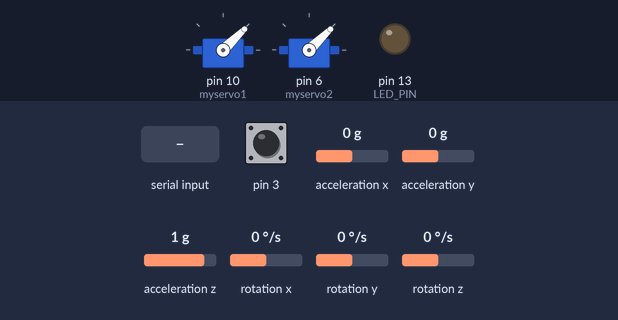
A sketch run on a simulated Arduino Leonardo, built with avr-gcc and run on an emulated ATmega32U4. Shown: 2 × servo, output pins drawn as LEDs (lit = HIGH). Dashed ring = blinking. The test bench sets the inputs (shaded band); at power-on: acceleration y 0 g, acceleration z 1 g, pin 3 HIGH, acceleration x 0 g, rotation x 0 °/s, rotation y 0 °/s, rotation z 0 °/s. The sensor or clock chip raises its interrupt line as the real part does; what the sketch prints to the serial monitor is not drawn.

Above: at 0.9 s.
1.0 s: "1\n" received over Serial
At 1.98 s:
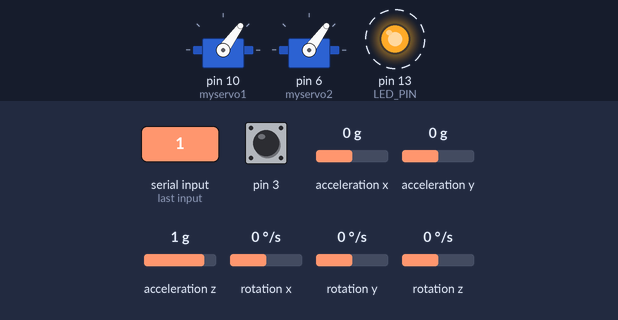
4.0 s: acceleration y set to -1.4 g
At 5.85 s:
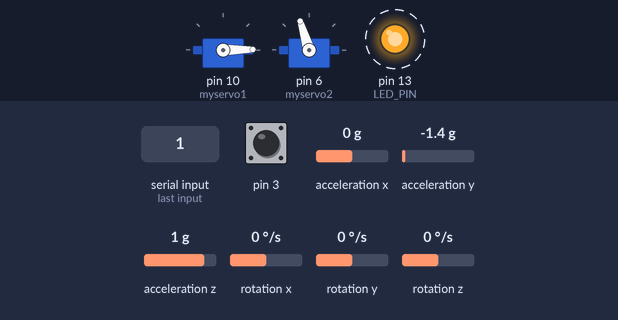
7.0 s: acceleration z set to -1.4 g
At 8.3 s:
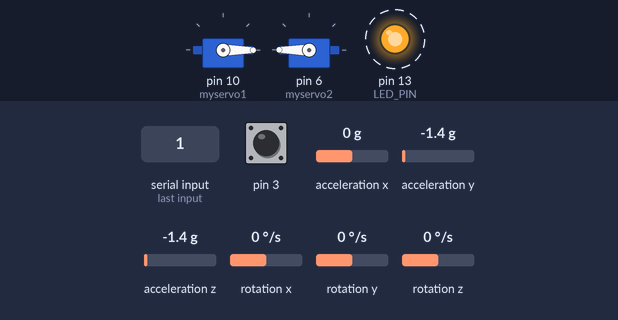
10.0 s: acceleration z set to -0.8 g
At 10.76 s:
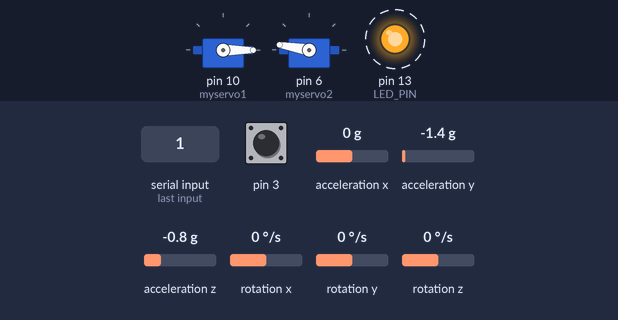
13.0 s: acceleration z set to 0 g
At 13.82 s:
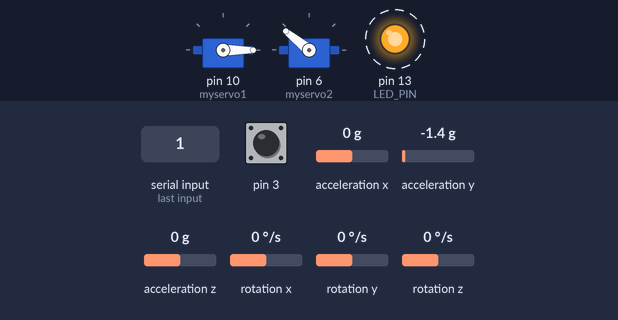
16.0 s: acceleration z set to 1.4 g
At 17.47 s:
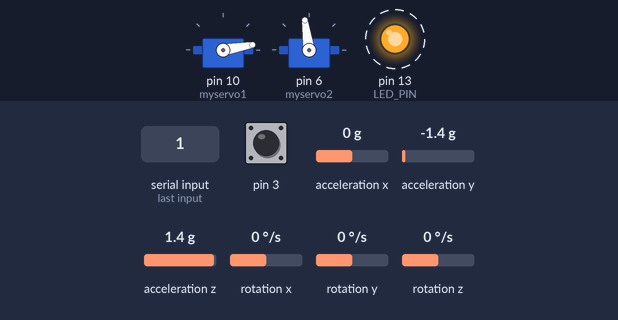
Timing chart, 0 to 20.0 s (numbered marks = the images above; inputs shaded):
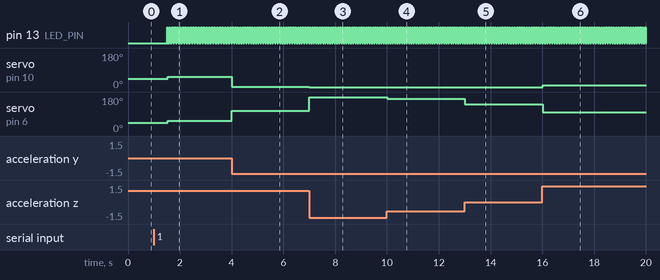

Measured:
- after the input at 1.0 s, pin 13 (LED_PIN): alternates HIGH for 0.01 s and LOW for 0.01 s, starting after 0.52 s; servo on pin 10 (myservo1), servo on pin 6 (myservo2): 44° → 54° after 0.53 s
- after the input at 4.0 s, servo on pin 10 (myservo1): 54° → 1° at once; servo on pin 6 (myservo2): 54° → 107° at once
- after the input at 7.0 s, servo on pin 10 (myservo1): 1° → 0° at once; servo on pin 6 (myservo2): 107° → 180° at once
- after the input at 10.0 s, servo on pin 6 (myservo2): 180° → 170° at once
- after the input at 13.0 s, servo on pin 6 (myservo2): 170° → 141° at once
- after the input at 16.0 s, servo on pin 10 (myservo1): 0° → 10° at once; servo on pin 6 (myservo2): 141° → 98° at once

The sketch:

ar_mpu_d.ino
```cpp
// I2C device class (I2Cdev) demonstration Arduino sketch for MPU6050 class using DMP (MotionApps v2.0)
// 6/21/2012 by Jeff Rowberg <jeff@rowberg.net>
// Updates should (hopefully) always be available at https://github.com/jrowberg/i2cdevlib
//
// Changelog:
//      2013-05-08 - added seamless Fastwire support
//                 - added note about gyro calibration
//      2012-06-21 - added note about Arduino 1.0.1 + Leonardo compatibility error
//      2012-06-20 - improved FIFO overflow handling and simplified read process
//      2012-06-19 - completely rearranged DMP initialization code and simplification
//      2012-06-13 - pull gyro and accel data from FIFO packet instead of reading directly
//      2012-06-09 - fix broken FIFO read sequence and change interrupt detection to RISING
//      2012-06-05 - add gravity-compensated initial reference frame acceleration output
//                 - add 3D math helper file to DMP6 example sketch
//                 - add Euler output and Yaw/Pitch/Roll output formats
//      2012-06-04 - remove accel offset clearing for better results (thanks Sungon Lee)
//      2012-06-01 - fixed gyro sensitivity to be 2000 deg/sec instead of 250
//      2012-05-30 - basic DMP initialization working

/* ============================================
  I2Cdev device library code is placed under the MIT license
  Copyright (c) 2012 Jeff Rowberg
  Permission is hereby granted, free of charge, to any person obtaining a copy
  of this software and associated documentation files (the "Software"), to deal
  in the Software without restriction, including without limitation the rights
  to use, copy, modify, merge, publish, distribute, sublicense, and/or sell
  copies of the Software, and to permit persons to whom the Software is
  furnished to do so, subject to the following conditions:
  The above copyright notice and this permission notice shall be included in
  all copies or substantial portions of the Software.
  THE SOFTWARE IS PROVIDED "AS IS", WITHOUT WARRANTY OF ANY KIND, EXPRESS OR
  IMPLIED, INCLUDING BUT NOT LIMITED TO THE WARRANTIES OF MERCHANTABILITY,
  FITNESS FOR A PARTICULAR PURPOSE AND NONINFRINGEMENT. IN NO EVENT SHALL THE
  AUTHORS OR COPYRIGHT HOLDERS BE LIABLE FOR ANY CLAIM, DAMAGES OR OTHER
  LIABILITY, WHETHER IN AN ACTION OF CONTRACT, TORT OR OTHERWISE, ARISING FROM,
  OUT OF OR IN CONNECTION WITH THE SOFTWARE OR THE USE OR OTHER DEALINGS IN
  THE SOFTWARE.
  ===============================================
*/

// I2Cdev and MPU6050 must be installed as libraries, or else the .cpp/.h files
// for both classes must be in the include path of your project
#include "I2Cdev.h"

#include "MPU6050_6Axis_MotionApps20.h"
//#include "MPU6050.h" // not necessary if using MotionApps include file
#include <Servo.h>
// Arduino Wire library is required if I2Cdev I2CDEV_ARDUINO_WIRE implementation
// is used in I2Cdev.h
#if I2CDEV_IMPLEMENTATION == I2CDEV_ARDUINO_WIRE
#include "Wire.h"
#endif
void myPID(float f_angle );
// class default I2C address is 0x68
// specific I2C addresses may be passed as a parameter here
// AD0 low = 0x68 (default for SparkFun breakout and InvenSense evaluation board)
// AD0 high = 0x69
MPU6050 mpu;
Servo myservo1;
Servo myservo2;
//MPU6050 mpu(0x69); // <-- use for AD0 high

/* =========================================================================
   NOTE: In addition to connection 3.3v, GND, SDA, and SCL, this sketch
   depends on the MPU-6050's INT pin being connected to the Arduino's
   external interrupt #0 pin. On the Arduino Uno and Mega 2560, this is
   digital I/O pin 2.
   ========================================================================= */

/* =========================================================================
   NOTE: Arduino v1.0.1 with the Leonardo board generates a compile error
   when using Serial.write(buf, len). The Teapot output uses this method.
   The solution requires a modification to the Arduino USBAPI.h file, which
   is fortunately simple, but annoying. This will be fixed in the next IDE
   release. For more info, see these links:
   http://arduino.cc/forum/index.php/topic,109987.0.html
   http://code.google.com/p/arduino/issues/detail?id=958
   ========================================================================= */


// uncomment "OUTPUT_READABLE_QUATERNION" if you want to see the actual
// quaternion components in a [w, x, y, z] format (not best for parsing
// on a remote host such as Processing or something though)
//#define OUTPUT_READABLE_QUATERNION

// uncomment "OUTPUT_READABLE_EULER" if you want to see Euler angles
// (in degrees) calculated from the quaternions coming from the FIFO.
// Note that Euler angles suffer from gimbal lock (for more info, see
// http://en.wikipedia.org/wiki/Gimbal_lock)
//#define OUTPUT_READABLE_EULER

// uncomment "OUTPUT_READABLE_YAWPITCHROLL" if you want to see the yaw/
// pitch/roll angles (in degrees) calculated from the quaternions coming
// from the FIFO. Note this also requires gravity vector calculations.
// Also note that yaw/pitch/roll angles suffer from gimbal lock (for
// more info, see: http://en.wikipedia.org/wiki/Gimbal_lock)
#define OUTPUT_READABLE_YAWPITCHROLL

// uncomment "OUTPUT_READABLE_REALACCEL" if you want to see acceleration
// components with gravity removed. This acceleration reference frame is
// not compensated for orientation, so +X is always +X according to the
// sensor, just without the effects of gravity. If you want acceleration
// compensated for orientation, us OUTPUT_READABLE_WORLDACCEL instead.
//#define OUTPUT_READABLE_REALACCEL

// uncomment "OUTPUT_READABLE_WORLDACCEL" if you want to see acceleration
// components with gravity removed and adjusted for the world frame of
// reference (yaw is relative to initial orientation, since no magnetometer
// is present in this case). Could be quite handy in some cases.
//#define OUTPUT_READABLE_WORLDACCEL

// uncomment "OUTPUT_TEAPOT" if you want output that matches the
// format used for the InvenSense teapot demo
#define OUTPUT_TEAPOT


#define LED_PIN 13 // (Arduino is 13, Teensy is 11, Teensy++ is 6)
bool blinkState = false;

// MPU control/status vars
bool dmpReady = false;  // set true if DMP init was successful
uint8_t mpuIntStatus;   // holds actual interrupt status byte from MPU
uint8_t devStatus;      // return status after each device operation (0 = success, !0 = error)
uint16_t packetSize;    // expected DMP packet size (default is 42 bytes)
uint16_t fifoCount;     // count of all bytes currently in FIFO
uint8_t fifoBuffer[64]; // FIFO storage buffer

// orientation/motion vars
Quaternion q;           // [w, x, y, z]         quaternion container
VectorInt16 aa;         // [x, y, z]            accel sensor measurements
VectorInt16 aaReal;     // [x, y, z]            gravity-free accel sensor measurements
VectorInt16 aaWorld;    // [x, y, z]            world-frame accel sensor measurements
VectorFloat gravity;    // [x, y, z]            gravity vector
float euler[3];         // [psi, theta, phi]    Euler angle container
float ypr[3];           // [yaw, pitch, roll]   yaw/pitch/roll container and gravity vector

///////////////////////////////////////
float kp = 0.5, ki = 0.0, kd = 0.0;
float Input, Output;
float errSum, dErr, error, lastErr;
int timeChange = 10;
///////////////////////////////////////////
// packet structure for InvenSense teapot demo
uint8_t teapotPacket[14] = { '$', 0x02, 0, 0, 0, 0, 0, 0, 0, 0, 0x00, 0x00, '\r', '\n' };


// ================================================================
// ===               INTERRUPT DETECTION ROUTINE                ===
// ================================================================

volatile bool mpuInterrupt = false;     // indicates whether MPU interrupt pin has gone high
void dmpDataReady() {
  mpuInterrupt = true;
}


// ================================================================
// ===                      INITIAL SETUP                       ===
// ================================================================

void setup() {
  // join I2C bus (I2Cdev library doesn't do this automatically)
#if I2CDEV_IMPLEMENTATION == I2CDEV_ARDUINO_WIRE
  Wire.begin();
  TWBR = 24; // 400kHz I2C clock (200kHz if CPU is 8MHz)
#elif I2CDEV_IMPLEMENTATION == I2CDEV_BUILTIN_FASTWIRE
  Fastwire::setup(400, true);
#endif

  // initialize serial communication
  // (115200 chosen because it is required for Teapot Demo output, but it's
  // really up to you depending on your project)
  Serial.begin(115200);
  myservo1.attach(10);
  myservo2.attach(6);
  myservo1.writeMicroseconds(1000);
  myservo2.writeMicroseconds(1000);
  delay(100);
  while (!Serial); // wait for Leonardo enumeration, others continue immediately

  // NOTE: 8MHz or slower host processors, like the Teensy @ 3.3v or Ardunio
  // Pro Mini running at 3.3v, cannot handle this baud rate reliably due to
  // the baud timing being too misaligned with processor ticks. You must use
  // 38400 or slower in these cases, or use some kind of external separate
  // crystal solution for the UART timer.

  // initialize device
  Serial.println(F("Initializing I2C devices..."));
  mpu.initialize();

  // verify connection
  Serial.println(F("Testing device connections..."));
  Serial.println(mpu.testConnection() ? F("MPU6050 connection successful") : F("MPU6050 connection failed"));

  // wait for ready
  Serial.println(F("\nSend any character to begin DMP programming and demo: "));
  while (Serial.available() && Serial.read()); // empty buffer
  while (!Serial.available());                 // wait for data
  while (Serial.available() && Serial.read()); // empty buffer again

  // load and configure the DMP
  Serial.println(F("Initializing DMP..."));
  devStatus = mpu.dmpInitialize();

  // supply your own gyro offsets here, scaled for min sensitivity
  mpu.setXGyroOffset(220);
  mpu.setYGyroOffset(76);
  mpu.setZGyroOffset(-85);
  mpu.setZAccelOffset(1788); // 1688 factory default for my test chip

  // make sure it worked (returns 0 if so)
  if (devStatus == 0) {
    // turn on the DMP, now that it's ready
    Serial.println(F("Enabling DMP..."));
    mpu.setDMPEnabled(true);

    // enable Arduino interrupt detection
    Serial.println(F("Enabling interrupt detection (Arduino external interrupt 0)..."));
    attachInterrupt(0, dmpDataReady, RISING);
    mpuIntStatus = mpu.getIntStatus();

    // set our DMP Ready flag so the main loop() function knows it's okay to use it
    Serial.println(F("DMP ready! Waiting for first interrupt..."));
    dmpReady = true;

    // get expected DMP packet size for later comparison
    packetSize = mpu.dmpGetFIFOPacketSize();
  } else {
    // ERROR!
    // 1 = initial memory load failed
    // 2 = DMP configuration updates failed
    // (if it's going to break, usually the code will be 1)
    Serial.print(F("DMP Initialization failed (code "));
    Serial.print(devStatus);
    Serial.println(F(")"));
  }

  // configure LED for output
  pinMode(LED_PIN, OUTPUT);
}


// ================================================================
// ===                    MAIN PROGRAM LOOP                     ===
// ================================================================

void loop() {
  // if programming failed, don't try to do anything
  if (!dmpReady) return;

  // wait for MPU interrupt or extra packet(s) available
  while (!mpuInterrupt && fifoCount < packetSize) {
    // other program behavior stuff here
    // .
    // .
    // .
    // if you are really paranoid you can frequently test in between other
    // stuff to see if mpuInterrupt is true, and if so, "break;" from the
    // while() loop to immediately process the MPU data
    // .
    // .
    // .
  }

  // reset interrupt flag and get INT_STATUS byte
  mpuInterrupt = false;
  mpuIntStatus = mpu.getIntStatus();

  // get current FIFO count
  fifoCount = mpu.getFIFOCount();

  // check for overflow (this should never happen unless our code is too inefficient)
  if ((mpuIntStatus & 0x10) || fifoCount == 1024) {
    // reset so we can continue cleanly
    mpu.resetFIFO();
    Serial.println(F("FIFO overflow!"));

    // otherwise, check for DMP data ready interrupt (this should happen frequently)
  } else if (mpuIntStatus & 0x02) {
    // wait for correct available data length, should be a VERY short wait
    while (fifoCount < packetSize) fifoCount = mpu.getFIFOCount();

    // read a packet from FIFO
    mpu.getFIFOBytes(fifoBuffer, packetSize);

    // track FIFO count here in case there is > 1 packet available
    // (this lets us immediately read more without waiting for an interrupt)
    fifoCount -= packetSize;

#ifdef OUTPUT_READABLE_QUATERNION
    // display quaternion values in easy matrix form: w x y z
    mpu.dmpGetQuaternion(&q, fifoBuffer);
    Serial.print("quat\t");
    Serial.print(q.w);
    Serial.print("\t");
    Serial.print(q.x);
    Serial.print("\t");
    Serial.print(q.y);
    Serial.print("\t");
    Serial.println(q.z);
#endif

#ifdef OUTPUT_READABLE_EULER
    // display Euler angles in degrees
    mpu.dmpGetQuaternion(&q, fifoBuffer);
    mpu.dmpGetEuler(euler, &q);
    Serial.print("euler\t");
    Serial.print(euler[0] * 180 / M_PI);
    Serial.print("\t");
    Serial.print(euler[1] * 180 / M_PI);
    Serial.print("\t");
    Serial.println(euler[2] * 180 / M_PI);
#endif

#ifdef OUTPUT_READABLE_YAWPITCHROLL
    // display Euler angles in degrees
    mpu.dmpGetQuaternion(&q, fifoBuffer);
    mpu.dmpGetGravity(&gravity, &q);
    mpu.dmpGetYawPitchRoll(ypr, &q, &gravity);
    myPID(ypr[2] * 180 / M_PI);
    Serial.print("ypr\t");
    Serial.print(ypr[0] * 180 / M_PI);
    Serial.print("\t");
    Serial.print(ypr[1] * 180 / M_PI);
    Serial.print("\t");
    Serial.print(ypr[2] * 180 / M_PI);
    Serial.print("\t");
    Serial.println(Output);
#endif

#ifdef OUTPUT_READABLE_REALACCEL
    // display real acceleration, adjusted to remove gravity
    mpu.dmpGetQuaternion(&q, fifoBuffer);
    mpu.dmpGetAccel(&aa, fifoBuffer);
    mpu.dmpGetGravity(&gravity, &q);
    mpu.dmpGetLinearAccel(&aaReal, &aa, &gravity);
    Serial.print("areal\t");
    Serial.print(aaReal.x);
    Serial.print("\t");
    Serial.print(aaReal.y);
    Serial.print("\t");
    Serial.println(aaReal.z);
#endif

#ifdef OUTPUT_READABLE_WORLDACCEL
    // display initial world-frame acceleration, adjusted to remove gravity
    // and rotated based on known orientation from quaternion
    mpu.dmpGetQuaternion(&q, fifoBuffer);
    mpu.dmpGetAccel(&aa, fifoBuffer);
    mpu.dmpGetGravity(&gravity, &q);
    mpu.dmpGetLinearAccel(&aaReal, &aa, &gravity);
    mpu.dmpGetLinearAccelInWorld(&aaWorld, &aaReal, &q);
    Serial.print("aworld\t");
    Serial.print(aaWorld.x);
    Serial.print("\t");
    Serial.print(aaWorld.y);
    Serial.print("\t");
    Serial.println(aaWorld.z);
#endif

#ifdef OUTPUT_TEAPOT
    // display quaternion values in InvenSense Teapot demo format:
    teapotPacket[2] = fifoBuffer[0];
    teapotPacket[3] = fifoBuffer[1];
    teapotPacket[4] = fifoBuffer[4];
    teapotPacket[5] = fifoBuffer[5];
    teapotPacket[6] = fifoBuffer[8];
    teapotPacket[7] = fifoBuffer[9];
    teapotPacket[8] = fifoBuffer[12];
    teapotPacket[9] = fifoBuffer[13];
    Serial.write(teapotPacket, 14);
    teapotPacket[11]++; // packetCount, loops at 0xFF on purpose
#endif

    // blink LED to indicate activity
    blinkState = !blinkState;
    digitalWrite(LED_PIN, blinkState);
  }
}

void myPID(float f_angle ) {
  int offset_motor1 = 1100;
  int offset_motor2 = 1100;
  kp = 10.00f;  //Serial.print("  kp=");Serial.print(kp);
  kd = 0.0f;  //Serial.print("  kd=");Serial.print(kd);
  ki = 0.0f; // Serial.print("  ki=");Serial.print(ki);

  Input = f_angle;
  error = Input;
  errSum += error * timeChange;
  dErr = (error - lastErr) / timeChange;
  Output = kp * error + ki * errSum + kd * dErr;
  lastErr = error;

  if (f_angle > 1.00) {
    myservo1.writeMicroseconds(offset_motor1 + (int)abs(Output));
    myservo2.writeMicroseconds(offset_motor2 - (int)abs(Output));
  }
  if (f_angle < -1.00) {
    myservo1.writeMicroseconds(offset_motor1 - (int)abs(Output));
    myservo2.writeMicroseconds(offset_motor2 + (int)abs(Output));
  } else {
    myservo1.writeMicroseconds(offset_motor1);
    myservo2.writeMicroseconds(offset_motor2);
  }
}
```
